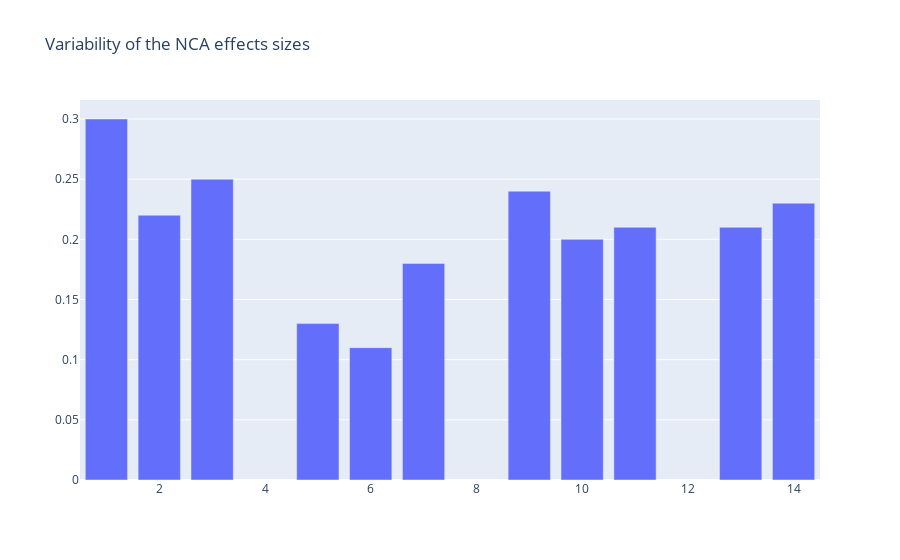

The code cell stored with this chart in its notebook:
### Markdown cell above
As this figure demonstrates, thevariability of the NCA effects sizes we have obtained was located across the different aspects of creativity rather than across the studies. More specifically, similar relationships, and close to the boundary of strong effects (Dul, 2016), were observed in the case of fluency (sample-weighted average d = .265) and creative activity or achievement (similar effect size, sample-weighted average d = .226). Similar effects were found when creativity was measured in a complex way using the TCTDP test (d = .24 and d = .20) and the creative imagination test (d = .22). Consequently, the weakest NCA effects sizes were observed in the case of originality (ds between .13 and .17).

### Code cell
import plotly.graph_objects as go

fig = go.Figure(
    data=[go.Bar(x=[1, 2, 3, 5, 6, 7, 9, 10, 11, 13, 14], y=[0.3, 0.22, 0.25, 0.13,0.11,0.18, 0.24,0.2,0.21, 0.21,0.23,])],
    layout=go.Layout(
        title=go.layout.Title(text="Variability of the NCA effects sizes")
    )
)

fig.show()

### Figure 1 — Plotly figure (JSON) as saved in the notebook; plotly's stock layout.template omitted (floating-point values rounded to 4 significant figures)
{"data": [{"type": "bar", "x": [1, 2, 3, 5, 6, 7, 9, 10, 11, 13, 14], "y": [0.3, 0.22, 0.25, 0.13, 0.11, 0.18, 0.24, 0.2, 0.21, 0.21, 0.23]}], "layout": {"title": {"text": "Variability of the NCA effects sizes"}}}
